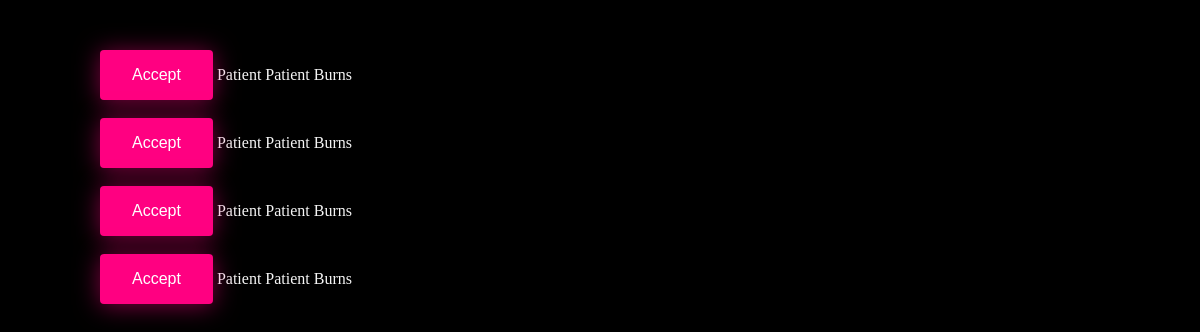
The app's page /doctorp/doctor/notifications (signed in), older data.
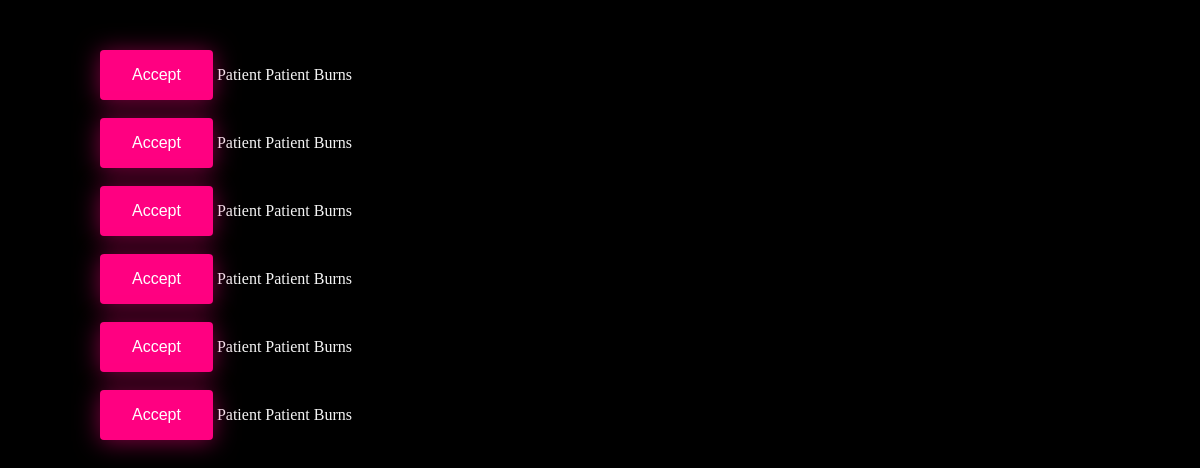
The same page, newer data.
### notifications/models.py (models this page shows)
class Notification(models.Model):
    doctor = models.ForeignKey(Doctor, on_delete=models.CASCADE)
    patient = models.ForeignKey(Patient, on_delete=models.CASCADE)
    accepted = models.BooleanField(default=False)
    treatment = models.ForeignKey(Treatment, on_delete=models.CASCADE)
    prediction = models.CharField(max_length=10, null=True)

### accounts/models.py (models this page shows, shortened)
class Patient(models.Model):
    user = models.OneToOneField(User, on_delete=models.CASCADE)
    first_name = models.CharField(max_length=30)
    last_name = models.CharField(max_length=30)
    contact_no = models.CharField(max_length=10)
    email_id = models.EmailField()
    uid = models.UUIDField(unique=True, default=uuid.uuid4)
    emergency_contact_no = models.CharField(max_length=10)
    address = models.CharField(max_length=200)

### doctors_p/views.py (the view)
# urls.py: path('doctor/notifications',views.dnotify,name='dnotify'),
def dnotify(request):
    doctor = Doctor.objects.get(user=request.user)
    my_notifications = Notification.objects.filter(doctor=doctor, accepted=False)
    return render(request, 'doctors_p/dnotify.html', {'doctor': doctor, 'notifications': my_notifications})

### doctors_p/templates/doctors_p/dnotify.html (shortened to what this page needs)
<!DOCTYPE html>
<html lang="en">
<head>
</head>
<body>
    {% for notification in notifications %}
        <button class="bubbly-button" type="submit">Accept</button>
    <strong><Notification patient></strong>{{notification.patient.first_name}} {{notification.patient.last_name}}
    <strong><Estimated Injury></strong>{{notification.prediction}}<br><br>
    {% endfor %}
</body>
</html>

### doctors_p/templates/doctors_p/dnotify.html (style rules this page uses)
body { background:black; color: whitesmoke; margin-left: 50px; margin-top: 50px; }
.bubbly-button { font-family: 'Helvetica', 'Arial', sans-serif; display: inline-block; font-size: 1em; padding: 1em 2em; margin-left: 50px; -webkit-appearance: none; appearance: none; background-color: #ff0081; color: #fff; border-radius: 4px; border: none; cursor: pointer; position: relative; transition: transform ease-in 0.1s, box-shadow ease-in 0.25s; box-shadow: 0 2px 25px rgba(255, 0, 130, 0.5); }
.bubbly-button:before, .bubbly-button:after { position: absolute; content: ''; display: block; width: 140%; height: 100%; left: -20%; z-index: -1000; transition: all ease-in-out 0.5s; background-repeat: no-repeat; }
.bubbly-button:before { display: none; top: -75%; background-image: radial-gradient(circle, #ff0081 20%, transparent 20%), radial-gradient(circle, transparent 20%, #ff0081 20%, transparent 30%), radial-gradient(circle, #ff0081 20%, transparent 20%), radial-gradient(circle, #ff0081 20%, transparent 20%), radial-gradient(circle, transparent 10%, #ff0081 15%, transparent 20%), radial-gradient(circle, #ff0081 20%, transparent 20%), radial-gradient(circle, #ff0081 20%, transparent 20%), radial-gradient(circle, #ff0081 20%, transparent 20%), radial-gradient(circle, #ff0081 20%, transparent 20%); background-size: 10% 10%, 20% 20%, 15% 15%, 20% 20%, 18% 18%, 10% 10%, 15% 15%, 10% 10%, 18% 18%; }
.bubbly-button:after { display: none; bottom: -75%; background-image: radial-gradient(circle, #ff0081 20%, transparent 20%), radial-gradient(circle, #ff0081 20%, transparent 20%), radial-gradient(circle, transparent 10%, #ff0081 15%, transparent 20%), radial-gradient(circle, #ff0081 20%, transparent 20%), radial-gradient(circle, #ff0081 20%, transparent 20%), radial-gradient(circle, #ff0081 20%, transparent 20%), radial-gradient(circle, #ff0081 20%, transparent 20%); background-size: 15% 15%, 20% 20%, 18% 18%, 20% 20%, 15% 15%, 10% 10%, 20% 20%; }

Row changes from the older to the newer data that the page shows:
added Notification: patient.first_name "Patient", patient.last_name "Patient", prediction "Burns"
added Notification: patient.first_name "Patient", patient.last_name "Patient", prediction "Burns"
